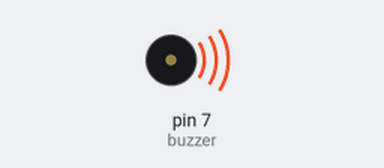
This sketch was run on a simulated Arduino Uno, built with avr-gcc and run on an emulated ATmega328P. Shown: buzzer (waves = sounding).

Above: at 0.05 s.
Timing chart, 0 to 3.0 s (numbered marks = the images above):
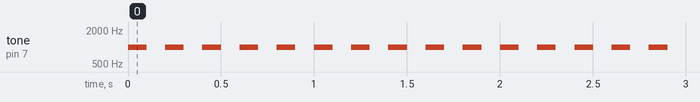

The sketch:

BUZZER_PASSIF_CODE_tintinte.ino
```cpp
int buzzer = 7;

void setup() {
  // put your setup code here, to run once:
  pinMode(buzzer, OUTPUT);
}

void loop() {
  // put your main code here, to run repeatedly:
  tone(buzzer, 1000, 200);
  delay(100);
    tone(buzzer, 0, 200);
   delay(100);
    tone(buzzer, 1000, 200);
}
```

Measured:
- by itself, tone on pin 7 (buzzer): alternates 1000 Hz for 0.10 s and silent for 0.10 s
